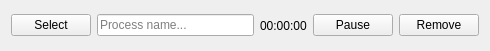
<?xml version="1.0" encoding="UTF-8"?>
<ui version="4.0">
 <class>TrackEntry</class>
 <widget class="QWidget" name="TrackEntry">
  <property name="geometry">
   <rect>
    <x>0</x>
    <y>0</y>
    <width>490</width>
    <height>51</height>
   </rect>
  </property>
  <property name="windowTitle">
   <string>Form</string>
  </property>
  <layout class="QHBoxLayout" name="horizontalLayout">
   <item>
    <widget class="QPushButton" name="selectButton">
     <property name="cursor">
      <cursorShape>PointingHandCursor</cursorShape>
     </property>
     <property name="text">
      <string>Select</string>
     </property>
    </widget>
   </item>
   <item>
    <widget class="QLineEdit" name="lineEdit">
     <property name="enabled">
      <bool>true</bool>
     </property>
     <property name="autoFillBackground">
      <bool>false</bool>
     </property>
     <property name="placeholderText">
      <string>Process name...</string>
     </property>
     <property name="clearButtonEnabled">
      <bool>false</bool>
     </property>
    </widget>
   </item>
   <item>
    <widget class="QLabel" name="durationLabel">
     <property name="text">
      <string>00:00:00</string>
     </property>
    </widget>
   </item>
   <item>
    <widget class="QPushButton" name="pauseButton">
     <property name="cursor">
      <cursorShape>PointingHandCursor</cursorShape>
     </property>
     <property name="text">
      <string>Pause</string>
     </property>
    </widget>
   </item>
   <item>
    <widget class="QPushButton" name="removeButton">
     <property name="cursor">
      <cursorShape>PointingHandCursor</cursorShape>
     </property>
     <property name="text">
      <string>Remove</string>
     </property>
    </widget>
   </item>
  </layout>
 </widget>
 <resources/>
 <connections/>
</ui>
